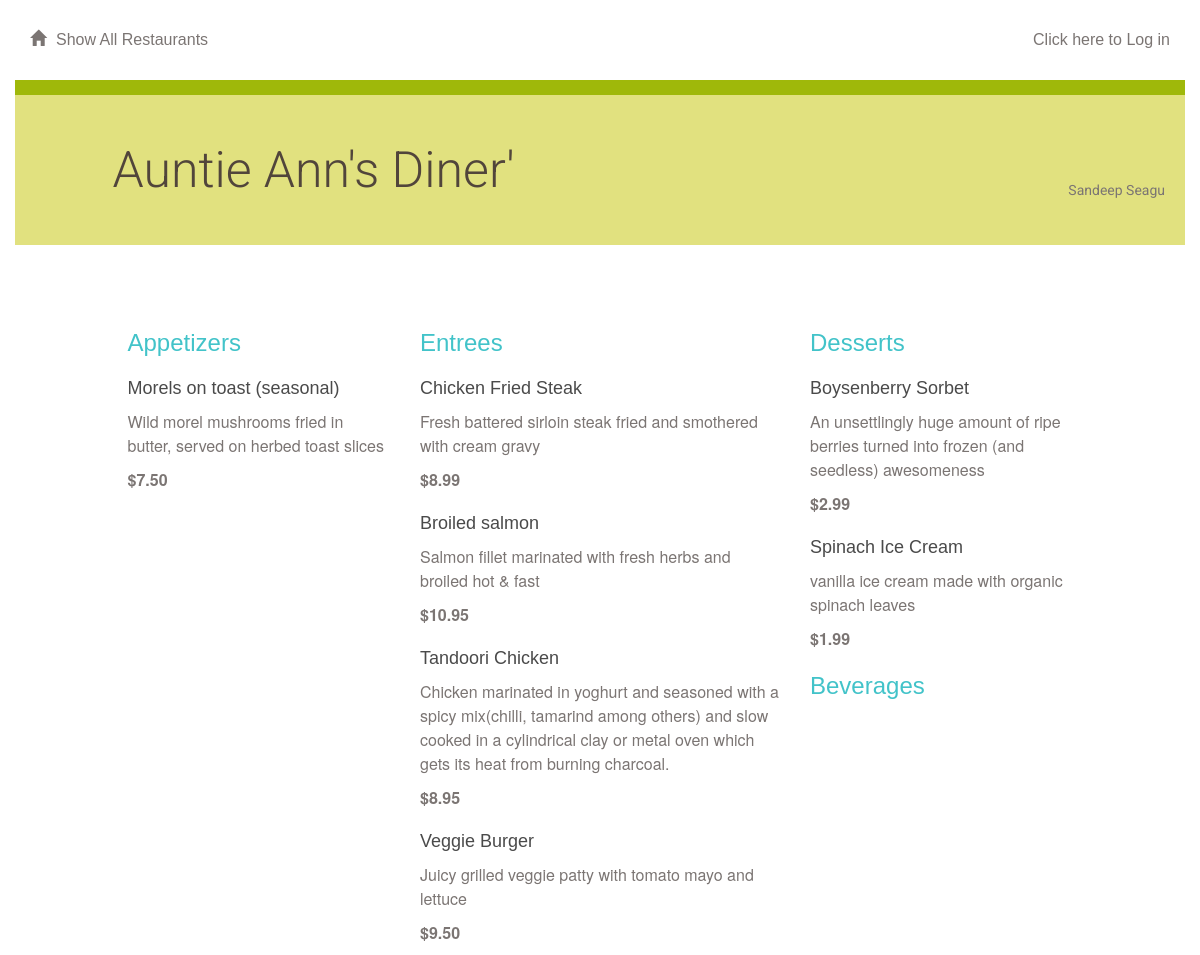
Screenshot of /restaurant/7/menu/ with the database file from the repository.
### database_setup.py (models this page shows, shortened)
class Restaurant(Base):
    __tablename__ = 'restaurant'
    id = Column(Integer, primary_key=True)
    name = Column(String(250), nullable=False)
    user_id= Column(Integer, ForeignKey('user.id'))
    user= relationship(User)

class User(Base):
    __tablename__ = 'user'
    id = Column(Integer,primary_key=True)
    name = Column(String(250), nullable=False)
    email = Column(String(250), nullable=False)
    picture = Column(String(250))

class MenuItem(Base):
    __tablename__ = 'menu_item'
    name =Column(String(80), nullable = False)
    id = Column(Integer, primary_key = True)
    description = Column(String(250))
    price = Column(String(8))
    course = Column(String(250))
    resturant_id = Column(Integer,ForeignKey('restaurant.id'))
    restaurant = relationship(Restaurant)
    user_id= Column(Integer, ForeignKey('user.id'))
    user= relationship(User)

### project.py (the view)
@app.route('/restaurant/<int:restaurant_id>/')
@app.route('/restaurant/<int:restaurant_id>/menu/')
def showMenu(restaurant_id):
    restaurant = session.query(Restaurant).filter_by(id = restaurant_id).one_or_none()
    user=session.query(User).filter_by(id = restaurant.user_id).one_or_none()
    creator = getUserInfo(restaurant.user_id)
    items = session.query(MenuItem).filter_by(resturant_id = restaurant_id).all()
    if 'username' not in login_session or creator.id != login_session['user_id']:
        return render_template('publicmenu.html', items=items, restaurant=restaurant, creator=creator)
    else:
        return render_template('menu.html', items=items, restaurant=restaurant, creator=creator, user=user)

### project.py (called while the page is built)
def getUserInfo(user_id):
    user = session.query(User).filter_by(id=user_id).one_or_none()
    return user

### templates/publicmenu.html (shortened to what this page needs)
{% extends "main.html" %}
{% block content %}
{% include "header.html" %}
    <div class="row divider green">
        <div class="col-md-12"></div>
    </div>
    <div class="row banner menu">
        <div class="col-md-11 col-md-offset-1 padding-none">
            <h1>{{ restaurant.name }}
            <figure class="creator">
                <figcaption>{{ creator.name }}</figcaption>
            </figure>
            </h1>
        </div>
    </div>
    <div class="row padding-top padding-bottom">
        <div class="col-md-1"></div>
        <div class="col-md-11 padding-none">
        </div>
        <div class="col-md-7"></div>
    </div>
    <div class="row">
        <div class="col-md-12">
        </div>
    </div>
    {% if items !=[] %}
        <div class="row">
            <div class="col-md-1"></div>
            <div class="col-md-3">
                <h2>Appetizers</h2>
                    {% for i in items %}
                        {% if i.course == 'Appetizer' %}
                            <div class="menu-item">
                                <h3>{{i.name}}</h3>
                                <p>{{i.description}}</p>
                                <p class="menu-price">{{i.price}}</p>
                            </div>
                        {% endif %}
                    {% endfor %}
            </div>
            <div class="col-md-4">
                <h2>Entrees</h2>
                    {% for i in items %}
                        {% if i.course == 'Entree' %}
                        <div class="menu-item">
                            <h3>{{i.name}}</h3>
                            <p>{{i.description}}</p>
                            <p class="menu-price">{{i.price}}</p>
                        </div>
                        {% endif %}
                    {% endfor %}
            </div>
            <div class="col-md-3">
                <h2>Desserts</h2>
                    {% for i in items %}
                        {% if i.course == 'Dessert' %}
                        <div class="menu-item">
                            <h3>{{i.name}}</h3>
                            <p>{{i.description}}</p>
                            <p class="menu-price">{{i.price}}</p>
                        </div>
                        {% endif %}
                    {% endfor %}
                <h2>Beverages</h2>
            </div>
            <div class="col-md-1"></div>
        </div>
    {% endif %}
{% endblock %}

### static/styles.css (style rules this page uses)
body { font-family: sans-serif; background-image: url('assorte.jpg'); }
h1, h2, h3, h4 { color: #FFFFFF; }
h1 { font-family: "Helvetica Neue Light", Roboto, Helvetica, Arial, sans-serif; font-size: 50px; color: #51453B; line-height: 60px; font-weight: 300; }
h2 { font-size: 24px; color: #42C3C9; line-height: 29px; }
h3 { font-size: 18px; color: #4A4A4A; line-height: 23px; }
p { font-family: "Helvetica Neue", Roboto, Helvetica, Arial, sans-serif; font-size: 16px; color: #7B7573; line-height: 24px; font-weight: 400; }
.padding-top { padding-top: 30px; }
.padding-bottom { padding-bottom: 30px; }
.padding-none { padding: 0; }
.divider { height: 15px; }
.divider.green { background-color: #9FB80A; }
.banner.menu { height: 150px; background-color: #E1E17F; }
.banner h1 { margin: 45px 0; }
.menu-price { font-weight: 700; }
.creator { padding-right: 20px; margin-top: -20px; text-align: right; float:right; }
.creator figcaption { font-size: 14px; color: #7B7573; font-weight: 400; margin-top: -20px; }

### rows the page displays
Restaurant: name "Auntie Ann's Diner'"
User: name "Sandeep Seagu"
MenuItem: name "Morels on toast (seasonal)", description "Wild morel mushrooms fried in butter, served on herbed toast slices", price "$7.50"
MenuItem: name "Chicken Fried Steak", description "Fresh battered sirloin steak fried and smothered with cream gravy", price "$8.99"
MenuItem: name "Broiled salmon", description "Salmon fillet marinated with fresh herbs and broiled hot & fast", price "$10.95"
MenuItem: name "Tandoori Chicken", description "Chicken marinated in yoghurt and seasoned with a spicy mix(chilli, tamarind among others) and slow cooked in a cylindrical clay or metal oven which gets its heat from burning charcoal.", price "$8.95"
MenuItem: name "Veggie Burger", description "Juicy grilled veggie patty with tomato mayo and lettuce", price "$9.50"
MenuItem: name "Boysenberry Sorbet", description "An unsettlingly huge amount of ripe berries turned into frozen (and seedless) awesomeness", price "$2.99"
MenuItem: name "Spinach Ice Cream", description "vanilla ice cream made with organic spinach leaves", price "$1.99"
